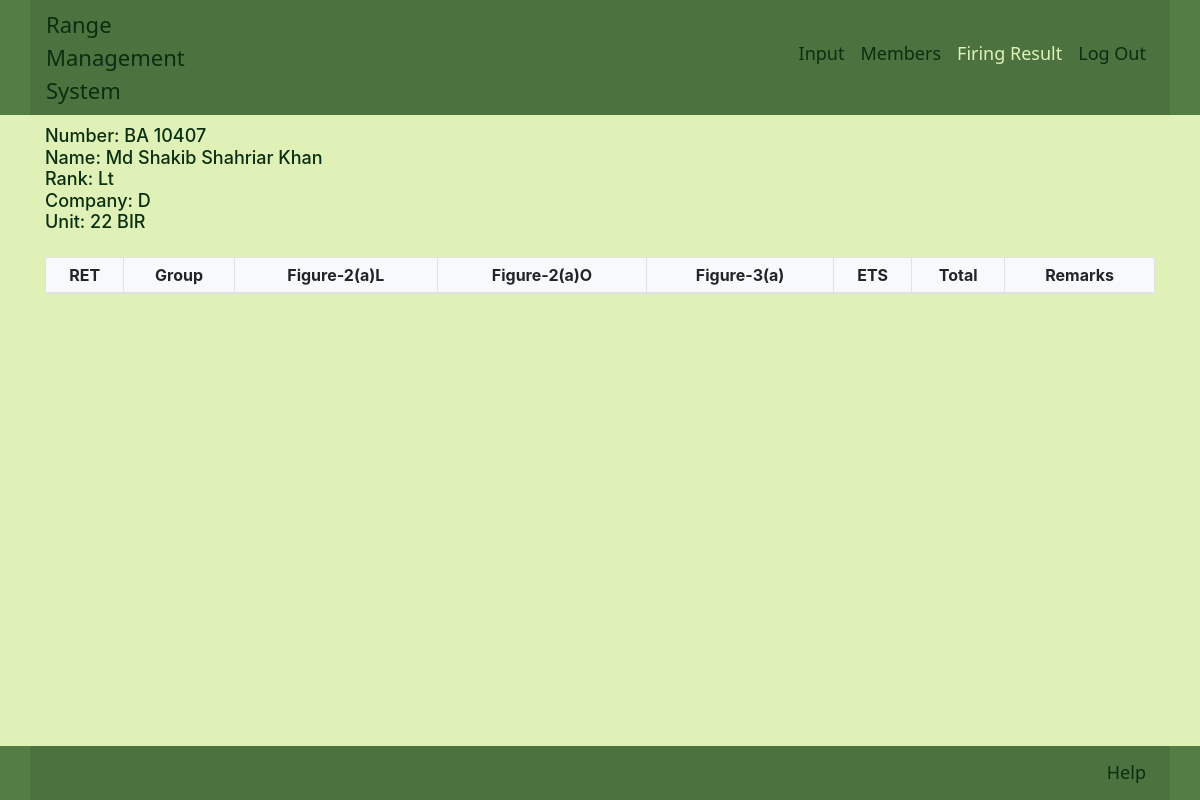
The app's page /result/4 with its own data.
### Range/models.py (models this page shows, shortened)
class Firer(models.Model):
    number = models.CharField(max_length=100, null=True, unique=True)
    name = models.CharField(max_length=100, null=True)
    rank = models.CharField(max_length=100, null=True)
    coy = models.CharField(max_length=100, null=True)
    unit = models.CharField(max_length=100, null=True)

### Range/views.py (the view)
# urls.py: path('result/<str:pk>', views.result, name='result')
def result(request, pk):
    firer = Firer.objects.get(id=pk)
    result = Result.objects.filter(firer=firer)
    context = {'firer': firer, 'result': result}
    return render(request, 'result.html', context)

### template/result.html (shortened to what this page needs)
{% extends 'base.html' %}
{% load static %}
{% block navbar %}
<a class="nav-item nav-link" href="{% url 'inputfirer' %}">Input</a>
<a class="nav-item nav-link" href="{% url 'showmember' %}">Members</a>
<a class="nav-item nav-link active" href="{% url 'firingresult' %}">Firing Result</a>
<a class="nav-item nav-link" href="{% url 'logoutUser' %}">Log Out</a>
{% endblock %}
{% block content %}
<div class="container">
    <ul class="no-bullet h5">
        <li class="">Number: {{firer.number}}</li>
        <li class="">Name: {{firer.name}}</li>
        <li class="">Rank: {{firer.rank}}</li>
        <li class="">Company: {{firer.coy}}</li>
        <li class="">Unit: {{firer.unit}}</li>
    </ul>
</div>
<div class="container mt-4">
    <table class="table table-bordered table-sm bg-light">
        <thead class='text-center'>
          <tr>
            <th scope="col">RET</th>
            <th scope="col">Group</th>
            <th scope="col">Figure-2(a)L</th>
            <th scope="col">Figure-2(a)O</th>
            <th scope="col">Figure-3(a)</th>
            <th scope="col">ETS</th>
            <th scope="col">Total</th>
            <th scope="col">Remarks</th>
          </tr>
        </thead>
      </table>
    </div>
{% endblock %}
{% block footer %}
<a class="nav-item nav-link" href="#">Help</a>
{% endblock %}

### template/base.html (style rules this page uses)
body { background-color: #E0F1B8; }
.nav-item { color:#0A2E10 !important; font-size: 18px; }
.active { color:#E0F1B8 !important; }
.no-bullet { list-style-type: none; margin-left: -40px; margin-top: 10px; color:#0A2E10; font-size:18px; }

### records on screen
Firer: number "BA 10407", name "Md Shakib Shahriar Khan", rank "Lt", coy "D", unit "22 BIR"
